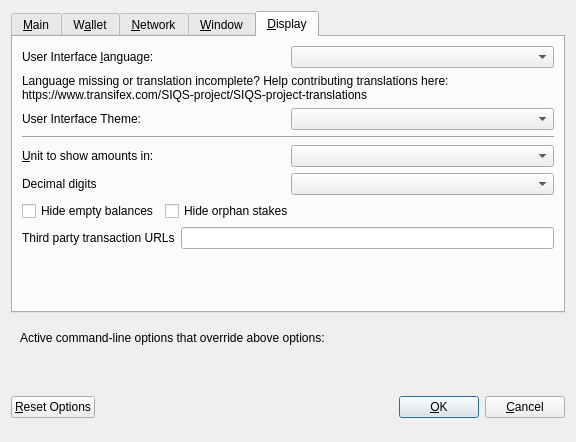
<?xml version="1.0" encoding="UTF-8"?>
<ui version="4.0">
 <class>OptionsDialog</class>
 <widget class="QDialog" name="OptionsDialog">
  <property name="geometry">
   <rect>
    <x>0</x>
    <y>0</y>
    <width>576</width>
    <height>442</height>
   </rect>
  </property>
  <property name="windowTitle">
   <string>Options</string>
  </property>
  <property name="modal">
   <bool>true</bool>
  </property>
  <layout class="QVBoxLayout" name="verticalLayout">
   <item>
    <widget class="QTabWidget" name="tabWidget">
     <property name="currentIndex">
      <number>4</number>
     </property>
     <widget class="QWidget" name="tabMain">
      <attribute name="title">
       <string>&amp;Main</string>
      </attribute>
      <layout class="QVBoxLayout" name="verticalLayout_Main">
       <item>
        <widget class="QCheckBox" name="bitcoinAtStartup">
         <property name="toolTip">
          <string>Automatically start SIQS after logging in to the system.</string>
         </property>
         <property name="text">
          <string>&amp;Start SIQS on system login</string>
         </property>
        </widget>
       </item>
       <item>
        <layout class="QHBoxLayout" name="horizontalLayout_2_Main">
         <item>
          <widget class="QLabel" name="databaseCacheLabel">
           <property name="text">
            <string>Size of &amp;database cache</string>
           </property>
           <property name="textFormat">
            <enum>Qt::PlainText</enum>
           </property>
           <property name="buddy">
            <cstring>databaseCache</cstring>
           </property>
          </widget>
         </item>
         <item>
          <widget class="QSpinBox" name="databaseCache"/>
         </item>
         <item>
          <widget class="QLabel" name="databaseCacheUnitLabel">
           <property name="text">
            <string>MB</string>
           </property>
           <property name="textFormat">
            <enum>Qt::PlainText</enum>
           </property>
          </widget>
         </item>
         <item>
          <spacer name="horizontalSpacer_2_Main">
           <property name="orientation">
            <enum>Qt::Horizontal</enum>
           </property>
           <property name="sizeHint" stdset="0">
            <size>
             <width>40</width>
             <height>20</height>
            </size>
           </property>
          </spacer>
         </item>
        </layout>
       </item>
       <item>
        <layout class="QHBoxLayout" name="horizontalLayout_3_Main">
         <item>
          <widget class="QLabel" name="threadsScriptVerifLabel">
           <property name="text">
            <string>Number of script &amp;verification threads</string>
           </property>
           <property name="textFormat">
            <enum>Qt::PlainText</enum>
           </property>
           <property name="buddy">
            <cstring>threadsScriptVerif</cstring>
           </property>
          </widget>
         </item>
         <item>
          <widget class="QSpinBox" name="threadsScriptVerif">
           <property name="toolTip">
            <string>(0 = auto, &lt;0 = leave that many cores free)</string>
           </property>
          </widget>
         </item>
         <item>
          <spacer name="horizontalSpacer_3_Main">
           <property name="orientation">
            <enum>Qt::Horizontal</enum>
           </property>
           <property name="sizeHint" stdset="0">
            <size>
             <width>40</width>
             <height>20</height>
            </size>
           </property>
          </spacer>
         </item>
        </layout>
       </item>
       <item>
        <spacer name="verticalSpacer_2">
         <property name="orientation">
          <enum>Qt::Vertical</enum>
         </property>
         <property name="sizeHint" stdset="0">
          <size>
           <width>20</width>
           <height>40</height>
          </size>
         </property>
        </spacer>
       </item>
      </layout>
     </widget>
     <widget class="QWidget" name="tabWallet">
      <attribute name="title">
       <string>W&amp;allet</string>
      </attribute>
      <layout class="QVBoxLayout" name="verticalLayout_Wallet">
       <item>
        <layout class="QHBoxLayout" name="horizontalLayout_2_Wallet">
         <item>
          <widget class="QLabel" name="labelStakeSplitThresholdText">
           <property name="text">
            <string>Stake split threshold:</string>
           </property>
          </widget>
         </item>
         <item>
          <widget class="QSpinBox" name="spinBoxStakeSplitThreshold">
           <property name="minimum">
            <number>1</number>
           </property>
           <property name="maximum">
            <number>999999</number>
           </property>
          </widget>
         </item>
        </layout>
       </item>
       <item>
        <widget class="QGroupBox" name="groupBox">
         <property name="title">
          <string>Expert</string>
         </property>
         <layout class="QVBoxLayout" name="verticalLayout_2">
          <item>
           <widget class="QCheckBox" name="coinControlFeatures">
            <property name="toolTip">
             <string>Whether to show coin control features or not.</string>
            </property>
            <property name="text">
             <string>Enable coin &amp;control features</string>
            </property>
           </widget>
          </item>
          <item>
           <widget class="QCheckBox" name="showMasternodesTab">
            <property name="toolTip">
             <string>Show additional tab listing all your masternodes in first sub-tab&lt;br/&gt;and all masternodes on the network in second sub-tab.</string>
            </property>
            <property name="text">
             <string>Show Masternodes Tab</string>
            </property>
           </widget>
          </item>
          <item>
           <widget class="QCheckBox" name="spendZeroConfChange">
            <property name="toolTip">
             <string>If you disable the spending of unconfirmed change, the change from a transaction&lt;br/&gt;cannot be used until that transaction has at least one confirmation.&lt;br/&gt;This also affects how your balance is computed.</string>
            </property>
            <property name="text">
             <string>&amp;Spend unconfirmed change</string>
            </property>
           </widget>
          </item>
         </layout>
        </widget>
       </item>
       <item>
        <spacer name="verticalSpacer_Wallet">
         <property name="orientation">
          <enum>Qt::Vertical</enum>
         </property>
         <property name="sizeHint" stdset="0">
          <size>
           <width>20</width>
           <height>40</height>
          </size>
         </property>
        </spacer>
       </item>
      </layout>
     </widget>
     <widget class="QWidget" name="tabNetwork">
      <attribute name="title">
       <string>&amp;Network</string>
      </attribute>
      <layout class="QVBoxLayout" name="verticalLayout_Network">
       <item>
        <widget class="QCheckBox" name="mapPortUpnp">
         <property name="toolTip">
          <string>Automatically open the SIQS client port on the router. This only works when your router supports UPnP and it is enabled.</string>
         </property>
         <property name="text">
          <string>Map port using &amp;UPnP</string>
         </property>
        </widget>
       </item>
       <item>
        <widget class="QCheckBox" name="allowIncoming">
         <property name="toolTip">
          <string>Accept connections from outside</string>
         </property>
         <property name="text">
          <string>Allow incoming connections</string>
         </property>
        </widget>
       </item>
       <item>
        <widget class="QCheckBox" name="connectSocks">
         <property name="toolTip">
          <string>Connect to the SIQS network through a SOCKS5 proxy.</string>
         </property>
         <property name="text">
          <string>&amp;Connect through SOCKS5 proxy (default proxy):</string>
         </property>
        </widget>
       </item>
       <item>
        <layout class="QHBoxLayout" name="horizontalLayout_1_Network">
         <item>
          <widget class="QLabel" name="proxyIpLabel">
           <property name="text">
            <string>Proxy &amp;IP:</string>
           </property>
           <property name="textFormat">
            <enum>Qt::PlainText</enum>
           </property>
           <property name="buddy">
            <cstring>proxyIp</cstring>
           </property>
          </widget>
         </item>
         <item>
          <widget class="QValidatedLineEdit" name="proxyIp">
           <property name="minimumSize">
            <size>
             <width>140</width>
             <height>0</height>
            </size>
           </property>
           <property name="maximumSize">
            <size>
             <width>140</width>
             <height>16777215</height>
            </size>
           </property>
           <property name="toolTip">
            <string>IP address of the proxy (e.g. IPv4: 127.0.0.1 / IPv6: ::1)</string>
           </property>
          </widget>
         </item>
         <item>
          <widget class="QLabel" name="proxyPortLabel">
           <property name="text">
            <string>&amp;Port:</string>
           </property>
           <property name="textFormat">
            <enum>Qt::PlainText</enum>
           </property>
           <property name="buddy">
            <cstring>proxyPort</cstring>
           </property>
          </widget>
         </item>
         <item>
          <widget class="QLineEdit" name="proxyPort">
           <property name="minimumSize">
            <size>
             <width>55</width>
             <height>0</height>
            </size>
           </property>
           <property name="maximumSize">
            <size>
             <width>55</width>
             <height>16777215</height>
            </size>
           </property>
           <property name="toolTip">
            <string>Port of the proxy (e.g. 9050)</string>
           </property>
          </widget>
         </item>
         <item>
          <spacer name="horizontalSpacer_1_Network">
           <property name="orientation">
            <enum>Qt::Horizontal</enum>
           </property>
           <property name="sizeHint" stdset="0">
            <size>
             <width>40</width>
             <height>20</height>
            </size>
           </property>
          </spacer>
         </item>
        </layout>
       </item>
       <item>
        <spacer name="verticalSpacer_Network">
         <property name="orientation">
          <enum>Qt::Vertical</enum>
         </property>
         <property name="sizeHint" stdset="0">
          <size>
           <width>20</width>
           <height>40</height>
          </size>
         </property>
        </spacer>
       </item>
      </layout>
     </widget>
     <widget class="QWidget" name="tabWindow">
      <attribute name="title">
       <string>&amp;Window</string>
      </attribute>
      <layout class="QVBoxLayout" name="verticalLayout_Window">
       <item>
        <widget class="QCheckBox" name="minimizeToTray">
         <property name="toolTip">
          <string>Show only a tray icon after minimizing the window.</string>
         </property>
         <property name="text">
          <string>&amp;Minimize to the tray instead of the taskbar</string>
         </property>
        </widget>
       </item>
       <item>
        <widget class="QCheckBox" name="minimizeOnClose">
         <property name="toolTip">
          <string>Minimize instead of exit the application when the window is closed. When this option is enabled, the application will be closed only after selecting Quit in the menu.</string>
         </property>
         <property name="text">
          <string>M&amp;inimize on close</string>
         </property>
        </widget>
       </item>
       <item>
        <spacer name="verticalSpacer_Window">
         <property name="orientation">
          <enum>Qt::Vertical</enum>
         </property>
         <property name="sizeHint" stdset="0">
          <size>
           <width>20</width>
           <height>40</height>
          </size>
         </property>
        </spacer>
       </item>
      </layout>
     </widget>
     <widget class="QWidget" name="tabDisplay">
      <attribute name="title">
       <string>&amp;Display</string>
      </attribute>
      <layout class="QVBoxLayout" name="verticalLayout_Display">
       <item>
        <layout class="QHBoxLayout" name="horizontalLayout_1_Display">
         <item>
          <widget class="QLabel" name="langLabel">
           <property name="text">
            <string>User Interface &amp;language:</string>
           </property>
           <property name="textFormat">
            <enum>Qt::PlainText</enum>
           </property>
           <property name="buddy">
            <cstring>lang</cstring>
           </property>
          </widget>
         </item>
         <item>
          <widget class="QValueComboBox" name="lang">
           <property name="toolTip">
            <string>The user interface language can be set here. This setting will take effect after restarting SIQS.</string>
           </property>
          </widget>
         </item>
        </layout>
       </item>
       <item>
        <widget class="QLabel" name="label_3">
         <property name="toolTip">
          <string notr="true"/>
         </property>
         <property name="statusTip">
          <string notr="true"/>
         </property>
         <property name="whatsThis">
          <string notr="true"/>
         </property>
         <property name="accessibleName">
          <string notr="true"/>
         </property>
         <property name="text">
          <string>Language missing or translation incomplete? Help contributing translations here:
https://www.transifex.com/SIQS-project/SIQS-project-translations</string>
         </property>
         <property name="wordWrap">
          <bool>true</bool>
         </property>
         <property name="openExternalLinks">
          <bool>true</bool>
         </property>
         <property name="textInteractionFlags">
          <set>Qt::TextBrowserInteraction</set>
         </property>
        </widget>
       </item>
       <item>
        <layout class="QHBoxLayout" name="horizontalLayout_2_Display" stretch="0,0">
         <item>
          <widget class="QLabel" name="themeLabel">
           <property name="text">
            <string>User Interface Theme:</string>
           </property>
          </widget>
         </item>
         <item>
          <widget class="QValueComboBox" name="theme"/>
         </item>
        </layout>
       </item>
       <item>
        <widget class="Line" name="line">
         <property name="orientation">
          <enum>Qt::Horizontal</enum>
         </property>
        </widget>
       </item>
       <item>
        <layout class="QHBoxLayout" name="horizontalLayout_3_Display">
         <item>
          <widget class="QLabel" name="unitLabel">
           <property name="text">
            <string>&amp;Unit to show amounts in:</string>
           </property>
           <property name="textFormat">
            <enum>Qt::PlainText</enum>
           </property>
           <property name="buddy">
            <cstring>unit</cstring>
           </property>
          </widget>
         </item>
         <item>
          <widget class="QValueComboBox" name="unit">
           <property name="toolTip">
            <string>Choose the default subdivision unit to show in the interface and when sending coins.</string>
           </property>
          </widget>
         </item>
        </layout>
       </item>
       <item>
        <layout class="QHBoxLayout" name="horizontalLayout_4_Display">
         <item>
          <widget class="QLabel" name="digitsLabel">
           <property name="text">
            <string>Decimal digits</string>
           </property>
          </widget>
         </item>
         <item>
          <widget class="QValueComboBox" name="digits"/>
         </item>
        </layout>
       </item>
       <item>
        <layout class="QHBoxLayout" name="horizontalLayout_5_Display">
         <item>
          <widget class="QCheckBox" name="checkBoxHideZeroBalances">
           <property name="toolTip">
            <string>Hide empty balances</string>
           </property>
           <property name="layoutDirection">
            <enum>Qt::LeftToRight</enum>
           </property>
           <property name="text">
            <string>Hide empty balances</string>
           </property>
          </widget>
         </item>
         <item>
          <widget class="QCheckBox" name="checkBoxHideOrphans">
           <property name="toolTip">
            <string>Hide orphan stakes in transaction lists</string>
           </property>
           <property name="text">
            <string>Hide orphan stakes</string>
           </property>
          </widget>
         </item>
         <item>
          <spacer name="horizontalSpacer">
           <property name="orientation">
            <enum>Qt::Horizontal</enum>
           </property>
           <property name="sizeHint" stdset="0">
            <size>
             <width>40</width>
             <height>20</height>
            </size>
           </property>
          </spacer>
         </item>
        </layout>
       </item>
       <item>
        <layout class="QHBoxLayout" name="horizontalLayout_6_Display">
         <item>
          <widget class="QLabel" name="thirdPartyTxUrlsLabel">
           <property name="toolTip">
            <string>Third party URLs (e.g. a block explorer) that appear in the transactions tab as context menu items. %s in the URL is replaced by transaction hash. Multiple URLs are separated by vertical bar |.</string>
           </property>
           <property name="text">
            <string>Third party transaction URLs</string>
           </property>
           <property name="buddy">
            <cstring>thirdPartyTxUrls</cstring>
           </property>
          </widget>
         </item>
         <item>
          <widget class="QLineEdit" name="thirdPartyTxUrls">
           <property name="toolTip">
            <string>Third party URLs (e.g. a block explorer) that appear in the transactions tab as context menu items. %s in the URL is replaced by transaction hash. Multiple URLs are separated by vertical bar |.</string>
           </property>
          </widget>
         </item>
        </layout>
       </item>
       <item>
        <spacer name="verticalSpacer">
         <property name="orientation">
          <enum>Qt::Vertical</enum>
         </property>
         <property name="sizeHint" stdset="0">
          <size>
           <width>20</width>
           <height>40</height>
          </size>
         </property>
        </spacer>
       </item>
      </layout>
     </widget>
    </widget>
   </item>
   <item>
    <widget class="QFrame" name="frame">
     <layout class="QVBoxLayout" name="verticalLayout_Bottom">
      <item>
       <layout class="QHBoxLayout" name="horizontalLayout_Bottom">
        <item>
         <widget class="QLabel" name="overriddenByCommandLineInfoLabel">
          <property name="text">
           <string>Active command-line options that override above options:</string>
          </property>
          <property name="textFormat">
           <enum>Qt::PlainText</enum>
          </property>
         </widget>
        </item>
        <item>
         <spacer name="horizontalSpacer_Bottom">
          <property name="orientation">
           <enum>Qt::Horizontal</enum>
          </property>
          <property name="sizeHint" stdset="0">
           <size>
            <width>40</width>
            <height>20</height>
           </size>
          </property>
         </spacer>
        </item>
       </layout>
      </item>
      <item>
       <widget class="QLabel" name="overriddenByCommandLineLabel">
        <property name="text">
         <string/>
        </property>
        <property name="textFormat">
         <enum>Qt::PlainText</enum>
        </property>
        <property name="wordWrap">
         <bool>true</bool>
        </property>
       </widget>
      </item>
     </layout>
    </widget>
   </item>
   <item>
    <layout class="QHBoxLayout" name="horizontalLayout_Buttons">
     <item>
      <widget class="QPushButton" name="resetButton">
       <property name="toolTip">
        <string>Reset all client options to default.</string>
       </property>
       <property name="text">
        <string>&amp;Reset Options</string>
       </property>
       <property name="autoDefault">
        <bool>false</bool>
       </property>
      </widget>
     </item>
     <item>
      <spacer name="horizontalSpacer_1">
       <property name="orientation">
        <enum>Qt::Horizontal</enum>
       </property>
       <property name="sizeHint" stdset="0">
        <size>
         <width>40</width>
         <height>48</height>
        </size>
       </property>
      </spacer>
     </item>
     <item>
      <widget class="QLabel" name="statusLabel">
       <property name="minimumSize">
        <size>
         <width>200</width>
         <height>0</height>
        </size>
       </property>
       <property name="font">
        <font>
         <weight>75</weight>
         <bold>true</bold>
        </font>
       </property>
       <property name="text">
        <string/>
       </property>
       <property name="textFormat">
        <enum>Qt::PlainText</enum>
       </property>
       <property name="wordWrap">
        <bool>true</bool>
       </property>
      </widget>
     </item>
     <item>
      <spacer name="horizontalSpacer_2">
       <property name="orientation">
        <enum>Qt::Horizontal</enum>
       </property>
       <property name="sizeHint" stdset="0">
        <size>
         <width>40</width>
         <height>48</height>
        </size>
       </property>
      </spacer>
     </item>
     <item>
      <widget class="QPushButton" name="okButton">
       <property name="text">
        <string>&amp;OK</string>
       </property>
       <property name="autoDefault">
        <bool>false</bool>
       </property>
       <property name="default">
        <bool>true</bool>
       </property>
      </widget>
     </item>
     <item>
      <widget class="QPushButton" name="cancelButton">
       <property name="text">
        <string>&amp;Cancel</string>
       </property>
       <property name="autoDefault">
        <bool>false</bool>
       </property>
      </widget>
     </item>
    </layout>
   </item>
  </layout>
 </widget>
 <customwidgets>
  <customwidget>
   <class>QValidatedLineEdit</class>
   <extends>QLineEdit</extends>
   <header>qvalidatedlineedit.h</header>
  </customwidget>
  <customwidget>
   <class>QValueComboBox</class>
   <extends>QComboBox</extends>
   <header>qvaluecombobox.h</header>
  </customwidget>
 </customwidgets>
 <resources/>
 <connections/>
</ui>
